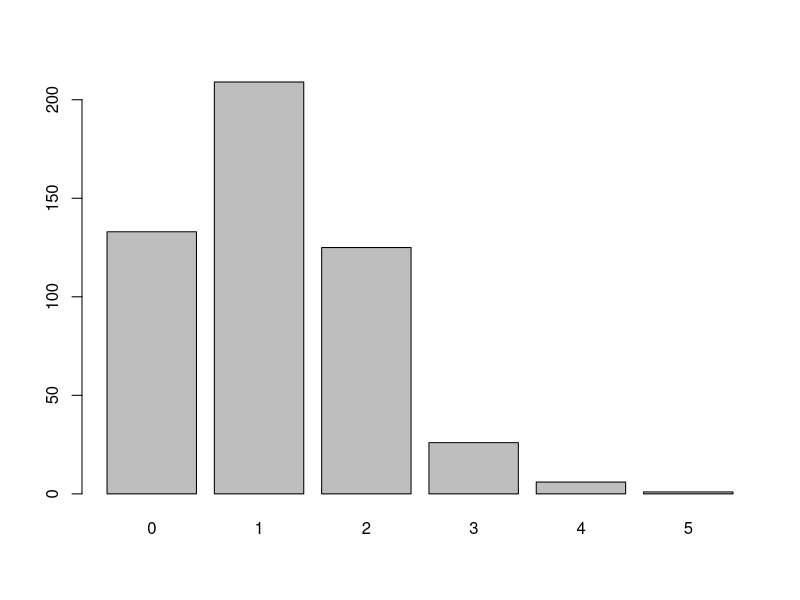
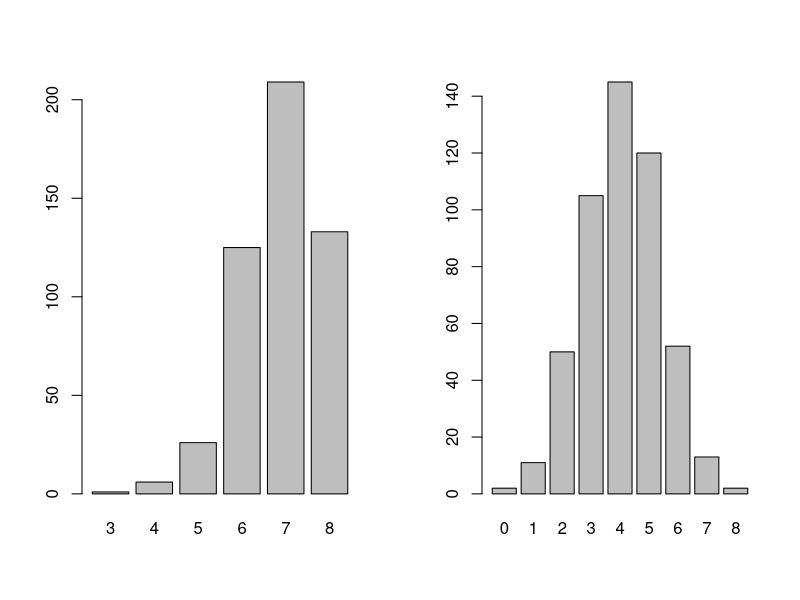

Generate these figures, in order, with R: (Note: this script raises an error after producing the figures.)
## ---- chunk 1
#define parameters
number.patients = 8
response.prob = 0.15
number.replicates = 500

#create empty vectors to store results
number.responses.replicate = vector("numeric", number.patients)
number.responses = vector("numeric", number.replicates)

#set the seed for a pseudo-random sample
set.seed(2018)

#simulate the trials
for(k in 1:number.replicates){
  
  number.responses.replicate = sample(c(0,1), size = number.patients,
                                      prob = c(1 - response.prob, response.prob),
                                      replace = TRUE)
  
  number.responses[k] = sum(number.responses.replicate)
  
}
## ---- chunk 2
table(number.responses)
barplot(table(number.responses))
## ---- chunk 3
#define parameters
number.patients = 8
response.prob = 0.85
number.replicates = 500

#create empty vectors to store results
number.responses.replicate = vector("numeric", number.patients)
number.responses.A = vector("numeric", number.replicates)

#set the seed for a pseudo-random sample
set.seed(2018)

#simulate the trials
for(k in 1:number.replicates){
  
  number.responses.replicate = sample(c(0,1), size = number.patients,
                                      prob = c(1 - response.prob, response.prob),
                                      replace = TRUE)
  
  number.responses.A[k] = sum(number.responses.replicate)
  
}

#define parameters
number.patients = 8
response.prob = 0.5
number.replicates = 500

#create empty vectors to store results
number.responses.replicate = vector("numeric", number.patients)
number.responses.B = vector("numeric", number.replicates)

#set the seed for a pseudo-random sample
set.seed(2018)

#simulate the trials
for(k in 1:number.replicates){
  
  number.responses.replicate = sample(c(0,1), size = number.patients,
                                      prob = c(1 - response.prob, response.prob),
                                      replace = TRUE)
  
  number.responses.B[k] = sum(number.responses.replicate)
  
}

par(mfrow = c(1, 2))
barplot(table(number.responses.A))
barplot(table(number.responses.B))
## ---- chunk 4
sum(number.responses == 0)/number.replicates
## ---- chunk 5
#using r as a calculator
prop.table(table(number.responses))  #print probability distribution table
    
#calculate E(X)
x.i = 0:8
prob.x.i = prop.table(table(number.responses))
e.x = sum(x.i*prob.x.i)
e.x
## ---- chunk 6
#probability X equals 5
dbinom(5, 10, 0.35)

#probability X is less than or equal to 5
pbinom(5, 10, 0.35)

#probability X is greater than 5
pbinom(5, 10, 0.35, lower.tail = FALSE) 
## ---- chunk 7
dbinom(60, 250, 0.30)
## ---- chunk 8
pbinom(60, 250, 0.30)
## ---- chunk 9
pbinom(79, 250, 0.30, lower.tail = FALSE)
## ---- chunk 10
pbinom(100, 250, 0.30)
## ---- chunk 11
#define parameters
sample.size = 250
prob.infection = 0.30
number.replicates = 1000

#create empty vectors to store results
number.infected.replicate = vector("numeric", sample.size)
number.infected = vector("numeric", number.replicates)

#set the seed for a pseudo-random sample
set.seed(2018)

#simulate the samples
for(k in 1:number.replicates){
  
  number.infected.replicate = sample(c(0,1), size = sample.size,
                                     prob = c(1 - prob.infection, prob.infection),
                                     replace = TRUE)
  
  number.infected[k] = sum(number.infected.replicate)
  
}

#part a)
sum(number.infected == 60)/number.replicates

#part b)
sum(number.infected <= 60)/number.replicates

#part c)
sum(number.infected >= 80)/number.replicates

#part d)
sum(number.infected <= 100)/number.replicates
## ---- chunk 12
dbinom(97, size = 100, prob = 0.90)
## ---- chunk 13
1 - dbinom(0, size = 10, prob = 0.90)

pbinom(0, size = 10, prob = 0.90, lower.tail = FALSE)
## ---- chunk 14
pbinom(3, size = 10, prob = 0.10)
